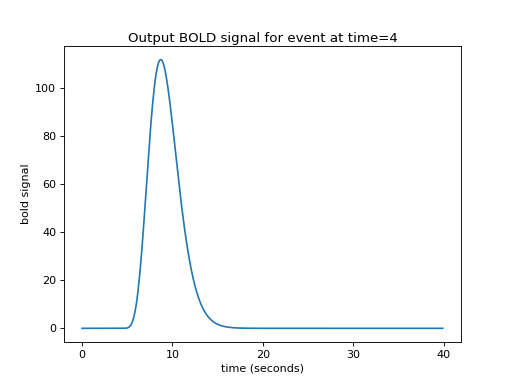

This figure's Python source:
n_hrf_points = len(hrf_signal)
bold_signal = np.zeros(n_time_points)
bold_signal[i_time_4:i_time_4 + n_hrf_points] = hrf_signal
plt.plot(times, bold_signal)
# [...]
plt.xlabel('time (seconds)')
# <...>
plt.ylabel('bold signal')
# <...>
plt.title('Output BOLD signal for event at time=4')
# <...>
